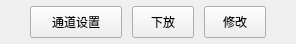
<?xml version="1.0" encoding="UTF-8"?>
<ui version="4.0">
 <class>TableOperateItem</class>
 <widget class="QWidget" name="TableOperateItem">
  <property name="geometry">
   <rect>
    <x>0</x>
    <y>0</y>
    <width>296</width>
    <height>44</height>
   </rect>
  </property>
  <property name="windowTitle">
   <string>Form</string>
  </property>
  <layout class="QHBoxLayout" name="horizontalLayout" stretch="0,3,2,0,0">
   <property name="spacing">
    <number>10</number>
   </property>
   <property name="leftMargin">
    <number>20</number>
   </property>
   <property name="topMargin">
    <number>3</number>
   </property>
   <property name="rightMargin">
    <number>20</number>
   </property>
   <property name="bottomMargin">
    <number>3</number>
   </property>
   <item>
    <spacer name="horizontalSpacer">
     <property name="orientation">
      <enum>Qt::Horizontal</enum>
     </property>
     <property name="sizeHint" stdset="0">
      <size>
       <width>40</width>
       <height>20</height>
      </size>
     </property>
    </spacer>
   </item>
   <item>
    <widget class="QPushButton" name="pushButton">
     <property name="styleSheet">
      <string notr="true">width:90px;
height:30px;
max-width:90px;
max-height:30px;
min-width:60px;
min-height:30px;</string>
     </property>
     <property name="text">
      <string>通道设置</string>
     </property>
    </widget>
   </item>
   <item>
    <widget class="QPushButton" name="pushButton_2">
     <property name="styleSheet">
      <string notr="true">width:60px;
height:30px;
max-width:90px;
max-height:30px;
min-width:60px;
min-height:30px;</string>
     </property>
     <property name="text">
      <string>下放</string>
     </property>
    </widget>
   </item>
   <item>
    <widget class="QPushButton" name="pushButton_3">
     <property name="minimumSize">
      <size>
       <width>62</width>
       <height>32</height>
      </size>
     </property>
     <property name="maximumSize">
      <size>
       <width>62</width>
       <height>32</height>
      </size>
     </property>
     <property name="styleSheet">
      <string notr="true">width:60px;
height:30px;
max-width:90px;
max-height:30px;
min-width:60px;
min-height:30px;</string>
     </property>
     <property name="text">
      <string>修改</string>
     </property>
    </widget>
   </item>
   <item>
    <spacer name="horizontalSpacer_2">
     <property name="orientation">
      <enum>Qt::Horizontal</enum>
     </property>
     <property name="sizeHint" stdset="0">
      <size>
       <width>40</width>
       <height>20</height>
      </size>
     </property>
    </spacer>
   </item>
  </layout>
 </widget>
 <resources/>
 <connections/>
</ui>
